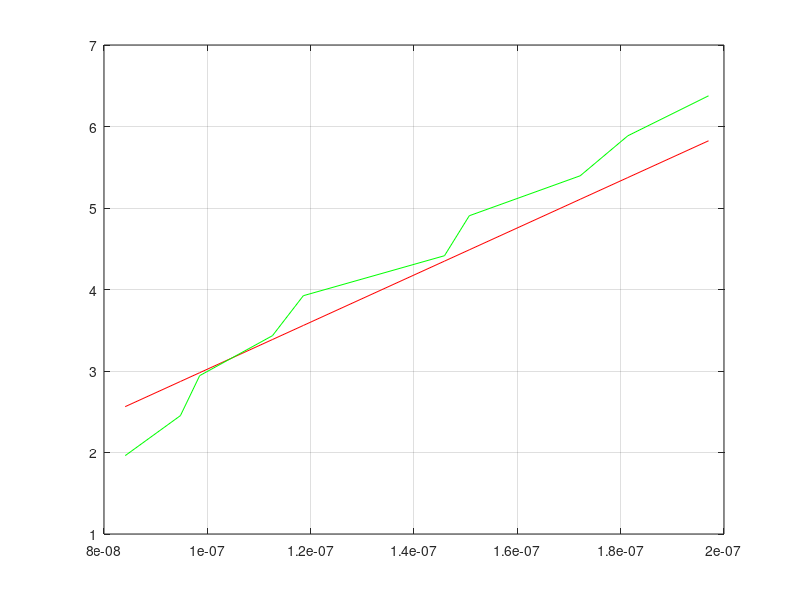

The MATLAB source for this figure:
function [ x,y,z,c ] = mdftp2_hemisphere(  )
format short
c=cell(11,8);
x=zeros(1,10);
y=zeros(1,10);
z=zeros(1,10);
c{1,1}='m';
c{1,2}='V';
c{1,3}='t';
c{1,4}='Qv';
c{1,5}='Fimp(prat)';
c{1,6}='delta(Fimp(prat))';
c{1,7}='Fimp(th)';
c{1,8}='Qv2';
c{2,1}=0.65;
c{3,1}=0.60;
c{4,1}=0.55;
c{5,1}=0.50;
c{6,1}=0.45;
c{7,1}=0.40;
c{8,1}=0.35;
c{9,1}=0.30;
c{10,1}=0.25;
c{11,1}=0.20;
c{2,2}=0.01;
for i=3:11
    c{i,2}=0.005;
end
c{2,3}=22.53;
c{3,3}=11.74;
c{4,3}=12.05;
c{5,3}=12.88;
c{6,3}=13.09;
c{7,3}=14.52;
c{8,3}=14.90;
c{9,3}=15.93;
c{10,3}=16.24;
c{11,3}=17.24;
p=1000;
g=9.81;
d=0.0065;
e=0.008;
D1=0.040;
D2=0.036;
t=0;
Qv=0;
m=0;
V=0;
R=D1/2;
S1=pi*((d/2)^2);
S2=pi*(R^2-(R-e)^2);
k=0;
dt=1;

n=0;
for i=2:11
    m=c{i,1};
    V=c{i,2};
    t=c{i,3};
    Qv=V/t;
    c{i,4}=Qv;
    Fprat=m*g;
    c{i,5}=Fprat;
    Fth=p*(Qv^2)*((1/S1)-(1/S2))+g*p*(S1*(R-e)+0.5*(4/3)*pi*(R^3-(R-e)^3));
    c{i,7}=Fth;
    c{i,8}=(Qv)^2;
    k=k+p*((1/S1)-(1/S2));
    df=2*Fprat*(dt/t);
    c{i,6}=df;
    x(1,i-1)=(Qv)^2;
    y(1,i-1)=Fth;
    z(1,i-1)=Fprat;
    n=n+g*p*(S1*(R-e)+0.5*(4/3)*pi*(R^3-(R-e)^3));
end


k=k/10;
k
n=n/(g*10);
n
plot(x,y,'r')
grid on
hold on
plot(x,z,'g')


end
